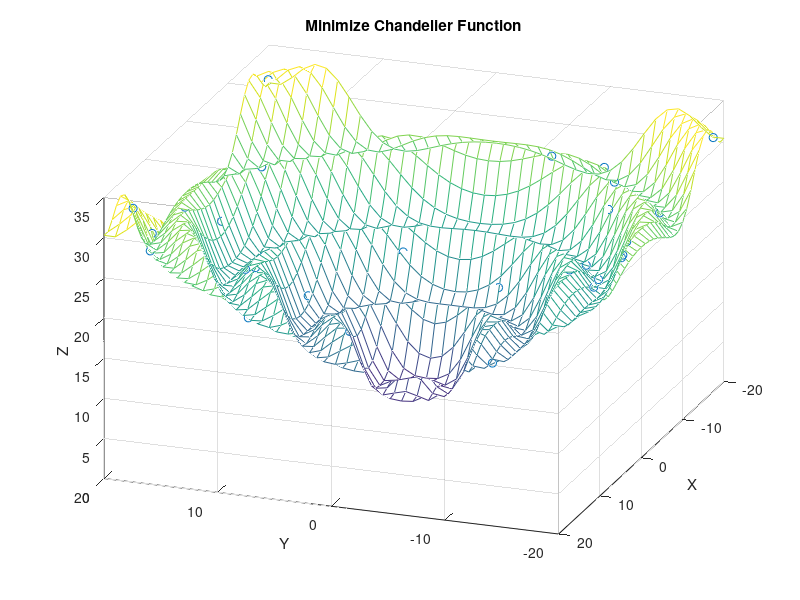
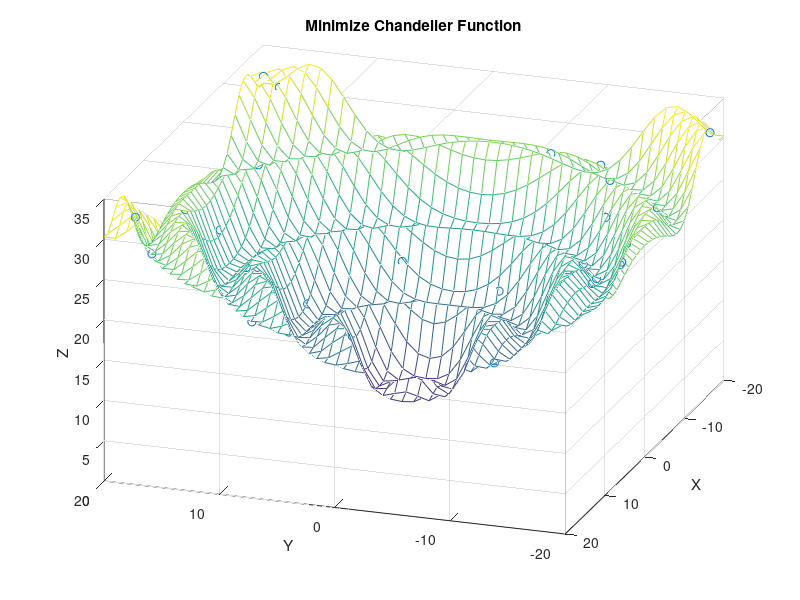
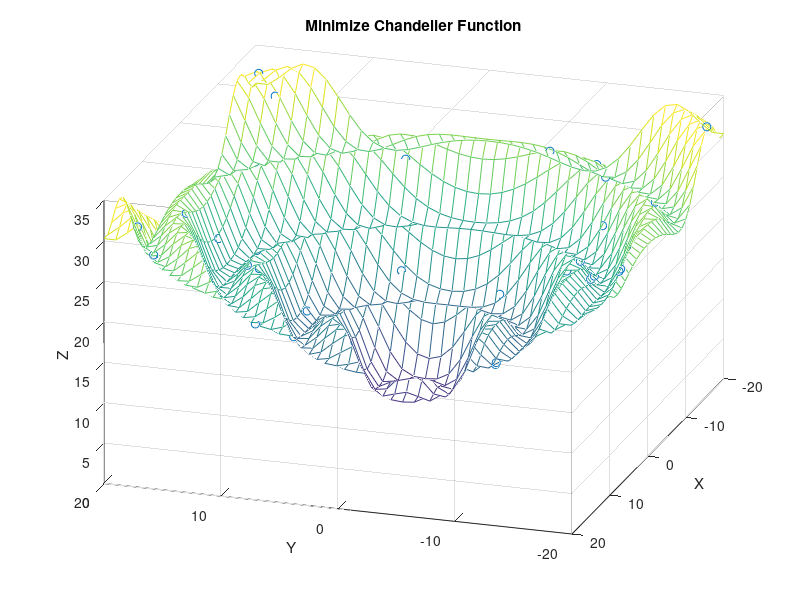
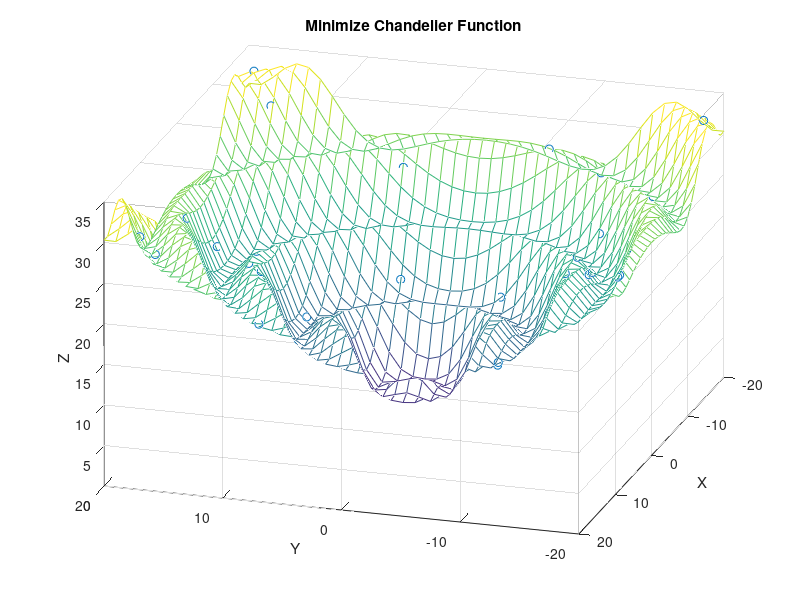

These figures' MATLAB source, in order:
# ========== PARTICAL SWARM OPTIMIZATION SIMULATION - CHANDELIER =============================
# 
# 	EXAMPLE: 	minimize 	f(x, y) = sqrt(x^ 2 + y^ 2) + 3 * cos(sqrt(x^2 + y^2)) + 5;
#		
#	GROUP MEMBERS:	 Emily Le, Mathew Dohlen, Steven Sairafian, Wynne Tran
#
# =========================================================================================

# ========== DEFINE CONSTANTS & FUNCTIONS =================================================
#
#	n 			= number of particles in the system
#	c1, c2 		= importace weight of personal and global best
#					- usually c1 + c2 = 4 or c1 = c1 = 2
#	vMax		= speed of particles from iteration to iteration
#	iteration 	= number of iterations before ending the program
#	
# ========================================================================================= 
n = 50;
c1 = 0.5;
c2 = 0.5;
vMax = 0.2;
iteration = 110;	 

# DEFINED FUNCTION:  will return z values of the graph given x and y values
function retval = f(xx, yy)
	retval = sqrt(xx .^ 2 + yy .^ 2) + 3 * cos(sqrt(xx .^2 + yy .^2)) + 5;
endfunction

# DEFINED FUNCTION: finds gBest
function retval = findGBest(gBest, position)
	for i = 1:10
		if (f(position(i,1), position(i,2)) < f(gBest(1), gBest(2)))
			gBest = position(i,:);
		endif
	endfor
	retval = gBest;
endfunction

# DEFINED FUCNCTION: that will plot a scatter plot on a mesh graph
function graphPSO(x, y, z, i)
		#clear graph
		clf;

		figure(1, "position", [0,0, 1200, 1000]);

		tx = linspace(-20, 20, 41);
		ty = linspace(-20, 20, 41);
		[xx, yy] = meshgrid (tx, ty);

		# scatter plot overlay
		scatter3 (x, y, z);

		# will allow an overlay of plots
		hold on;

		# function goes here
		tz = sqrt(xx .^ 2 + yy .^ 2) + 3 * cos(sqrt(xx .^2 + yy .^2)) + 5;
		mesh(tx,ty,tz);


		# configure title & label names
		title("Minimize Chandelier Function");
		xlabel("X");
		ylabel("Y");
		zlabel("Z");

		#view (150, -30);
		view(i + 150, -30);

		plotname = ['Chandelier', num2str(i), '.png'];
		print(plotname, '-dpng');

		pause;
		
endfunction

# ========== INITIALIZATION ===============================================================
#
# 	initialzing intiial positions, vectors, lBest, gBest for the first iteration
#
# =========================================================================================
# vector
vector = zeros(n,2);

# position
position =  zeros(n,2);
z = zeros(n,1);

x = (rand(1,n)* 40) - 20; 
y = (rand(1,n)* 40) - 20;

for i = 1:n
	position(i,1) = x(i);
	position(i,2) = y(i);
	z(i,1) = f(x(i),y(i));
endfor

# lBest
lBest = position;

# gBest
gBest = zeros(1,2) + 1000;
gBest = findGBest(gBest, position);

# ========== PLOT INITIAL POINTS ON GRAPH =====================================================
#  
# `Will plot the initial scatter plot on mesh grapgh for the first iteration
#	`	- note that the velocities are initilzed to be 0
# 
# =============================================================================================
graphPSO(position(:,1), position(:,2), z, 100);

# ========== PSO ITERATION =====================================================================
#
# 	Based on the formula:
#
#		v[] = v[] + c1 * rand() * (pbest[] - present[]) + c2 * rand() * (gbest[] - present[]) 
#		present[] = persent[] + v[] 
#
#	This essentially will update the velocity that will be used to update the new position after
#	each iteration.
#
# ==============================================================================================
for i = 1:iteration
	for j = 1:n
		prevPosition = position;
		r1 = rand(1,1);
		r2 = rand(1,1);
		vector(j,:) = vector(j,:) + c1 * r1 * (lBest(j,:) - position(j,:)) + c2 * r2 * (gBest - position(j,:));

		# Limit x-coordinate velocities
		if (vector(j,1) > vMax)
			vector(j,1) = vMax;
		elseif (vector(j,1) < -vMax)
			vector(j,1) = -vMax;
		endif

		# Limit y-coordinate velocities
		if (vector(j,2) > vMax)
			vector(j,2) = vMax;
		elseif (vector(j,2) < -vMax)
			vector(j,2) = -vMax;
		endif

		position(j,:) = position(j,:) + vector(j,:);
		
		# update lBest and gBest values
		if (f(position(j,1), position(j,2)) > f(prevPosition(j,1),prevPosition(j,2)));
			lBest(j,:) = prevPosition(j,:);
		endif

		# update z values
		z(j,1) = f(position(j,1),position(j,2));
	endfor                                            

	gBest = findGBest(gBest, position);

	# draw udated graph
	graphPSO(position(:,1), position(:,2), z, i+100);
endfor